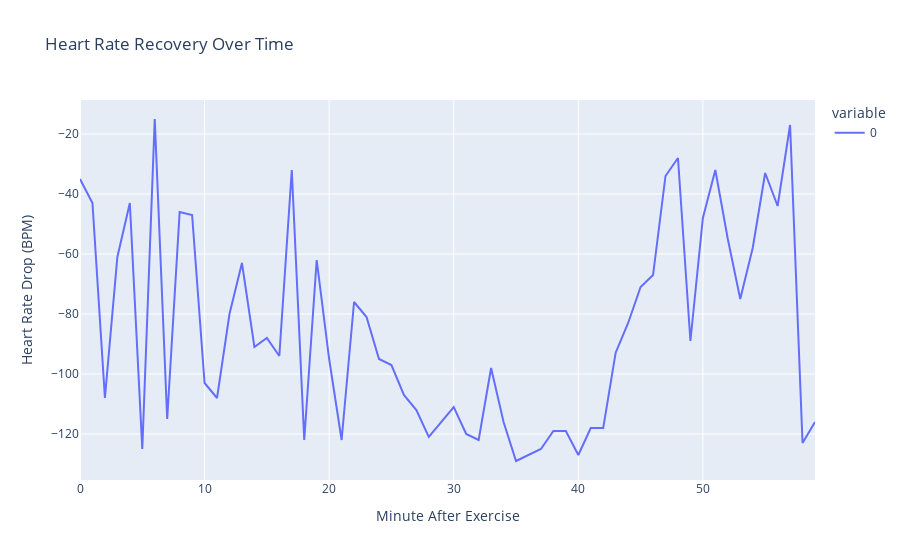

Notebook code cell kept with this figure:
### Code cell
# Assuming df_heart_rate contains periods of exercise, calculate recovery rate (example: compare heart rate right after activity and 1 minute after)
df_heart_rate['minute'] = df_heart_rate['startDate'].dt.minute
df_recovery = df_heart_rate.groupby('minute').apply(lambda x: x.iloc[0]['value'] - x.iloc[-1]['value'])

# Visualize recovery rate
fig_recovery = px.line(df_recovery, title='Heart Rate Recovery Over Time', labels={'value': 'Heart Rate Difference (BPM)'})
fig_recovery.update_layout(yaxis_title='Heart Rate Drop (BPM)', xaxis_title='Minute After Exercise')
fig_recovery.show()

### Figure 1 — Plotly figure (JSON) as saved in the notebook; plotly's stock layout.template omitted (floating-point values rounded to 4 significant figures)
{"data": [{"hovertemplate": "variable=0<br>minute=%{x}<br>Heart Rate Difference (BPM)=%{y}<extra></extra>", "legendgroup": "0", "line": {"color": "#636efa", "dash": "solid"}, "marker": {"symbol": "circle"}, "mode": "lines", "name": "0", "orientation": "v", "showlegend": true, "type": "scatter", "x": [0, 1, 2, 3, 4, 5, 6, 7, 8, 9, 10, 11, 12, 13, 14, 15, 16, 17, 18, 19, 20, 21, 22, 23, 24, 25, 26, 27, 28, 29, 30, 31, 32, 33, 34, 35, 36, 37, 38, 39, 40, 41, 42, 43, 44, 45, 46, 47, 48, 49, 50, 51, 52, 53, 54, 55, 56, 57, 58, 59], "xaxis": "x", "y": [-35, -43, -108, -61, -43, -125, -15, -115, -46, -47, -103, -108, -80, -63, -91, -88, -94, -32, -122, -62, -95, -122, -76, -81, -95, -97, -107, -112, -121, -116, -111, -120, -122, -98, -116, -129, -127, -125, -119, -119, -127, -118, -118, -92.9, -83, -71, -67, -34, -28, -89, -48, -32, -55, -75, -58, -33, -44, -17, -123, -116], "yaxis": "y"}], "layout": {"legend": {"title": {"text": "variable"}, "tracegroupgap": 0}, "title": {"text": "Heart Rate Recovery Over Time"}, "xaxis": {"anchor": "y", "domain": [0, 1], "title": {"text": "Minute After Exercise"}}, "yaxis": {"anchor": "x", "domain": [0, 1], "title": {"text": "Heart Rate Drop (BPM)"}}}}
